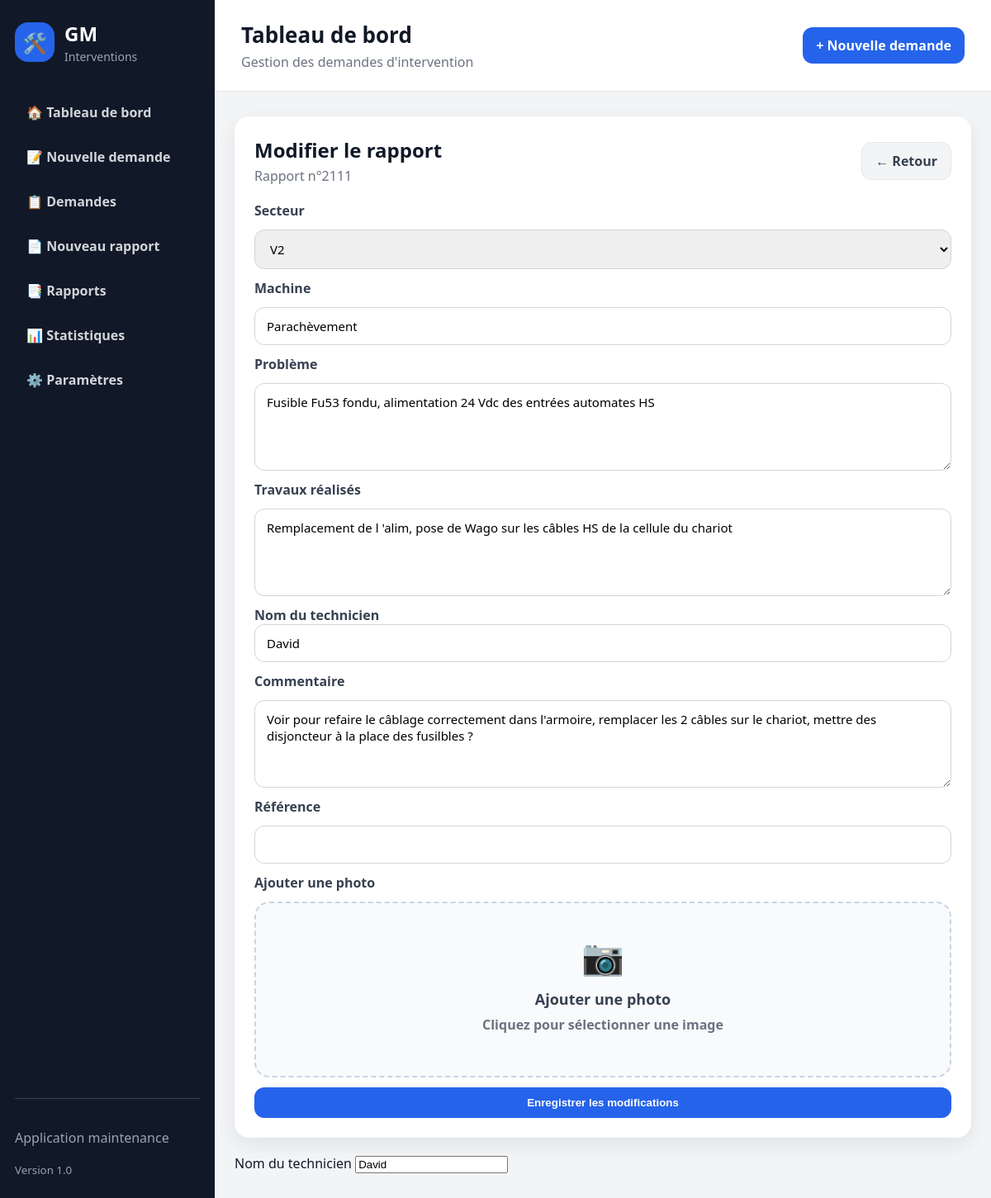
/rapports/2111/modifier, run on the app's committed database.
### tables this page shows
CREATE TABLE rapports_intervention (
            id INTEGER PRIMARY KEY AUTOINCREMENT,
            secteur_id INTEGER,
            machine TEXT,
            probleme TEXT NOT NULL,
            travaux TEXT NOT NULL,
            technicien TEXT NOT NULL,
            commentaire TEXT,
            reference TEXT,
            date_rapport TIMESTAMP DEFAULT CURRENT_TIMESTAMP,
            FOREIGN KEY (secteur_id) REFERENCES secteurs(id)
        );

CREATE TABLE secteurs (
            id INTEGER PRIMARY KEY AUTOINCREMENT,
            nom TEXT NOT NULL UNIQUE
        );

### routes/rapports.py (the view, shortened to what this page needs)
@rapports_bp.route(
    "/rapports/<int:rapport_id>/modifier",
    methods=["GET", "POST"]
)
def modifier_rapport(rapport_id):
    if request.method == "GET":
        with connexion_db() as conn:
            rapport = get_rapport(conn, rapport_id)
            if rapport is None:
                abort(404)
            secteurs = get_all_secteurs(conn)
            techniciens = get_all_techniciens(conn)
        return render_template(
            "rapports/modifier.html",
            rapport=rapport,
            secteurs=secteurs,
            techniciens=techniciens
        )

### database.py (called while the page is built)
def is_postgres():
    return bool(DATABASE_URL)

def get_db_connection():
    if is_postgres():
        return PostgresConnectionAdapter(DATABASE_URL)
    conn = sqlite3.connect(DB_PATH)
    conn.row_factory = sqlite3.Row
    conn.execute("PRAGMA foreign_keys = ON")
    return conn

### routes/rapports.py (called while the page is built)
def get_all_secteurs(conn):
    return conn.execute("""
        SELECT *
        FROM secteurs
        ORDER BY nom
    """).fetchall()

def get_rapport(conn, rapport_id):
    return conn.execute("""
        SELECT *
        FROM rapports_intervention
        WHERE id = ?
    """, (rapport_id,)).fetchone()

def get_all_techniciens(conn):
    rows = conn.execute("""
        SELECT nom
        FROM techniciens
        ORDER BY nom
    """).fetchall()
    return [
        row["nom"]
        for row in rows
    ]

### services/database_service.py (called while the page is built)
@contextmanager
def connexion_db():
    conn = get_db_connection()
    try:
        yield conn
    finally:
        conn.close()

### templates/rapports/modifier.html (shortened to what this page needs)
{% extends "base.html" %}
{% block content %}
<section class="card">
    <div class="section-header">
        <div>
            <h2>Modifier le rapport</h2>
            <p>Rapport n°{{ rapport.id }}</p>
        </div>
        <a href="/rapports/{{ rapport.id }}" class="btn-secondary">← Retour</a>
    </div>
    <form method="POST" enctype="multipart/form-data" class="form">
        <label>Secteur</label>
        <select name="secteur_id" required>
            {% for secteur in secteurs %}
                <option value="{{ secteur.id }}"
                    {% if secteur.id == rapport.secteur_id %}selected{% endif %}>
                    {{ secteur.nom }}
                </option>
            {% endfor %}
        </select>
        <label>Machine</label>
        <input type="text" name="machine" value="{{ rapport.machine }}" required>
        <label>Problème</label>
        <textarea name="probleme" rows="4" required>{{ rapport.probleme }}</textarea>
        <label>Travaux réalisés</label>
        <textarea name="travaux" rows="4" required>{{ rapport.travaux }}</textarea>
        <div class="autocomplete-field">
            <label for="technicien">Nom du technicien</label>
            <input
                type="text"
                id="technicien"
                name="technicien"
                value="{{ rapport.technicien }}"
                placeholder="Rechercher ou saisir un technicien"
                autocomplete="off"
                required
            >
        </div>
        <label>Commentaire</label>
        <textarea name="commentaire" rows="4">{{ rapport.commentaire }}</textarea>
        <label>Référence</label>
        <input type="text" name="reference" value="{{ rapport.reference }}">
        <label>Ajouter une photo</label>
        <label class="upload-box">
            <div class="upload-content">
                <div class="upload-icon">📷</div>
                <strong>Ajouter une photo</strong>
                <p id="file-name">Cliquez pour sélectionner une image</p>
            </div>
        </label>
        <button type="submit" class="btn">Enregistrer les modifications</button>
    </form>
</section>
<div class="autocomplete-field">
    <label for="technicien">Nom du technicien</label>
    <input
        type="text"
        id="technicien"
        name="technicien"
        value="{{ rapport.technicien }}"
        placeholder="Rechercher ou saisir un technicien"
        autocomplete="off"
        required
    >
</div>
{% endblock %}

### templates/base.html (shortened to what this page needs)
<!DOCTYPE html>
<html lang="fr">
<head>
    <link rel="stylesheet" href="{{ url_for('static', filename='css/style.css') }}">
</head>
<body>
    <div class="app-layout">
        <aside class="sidebar">
            <div class="logo">
                <div class="logo-icon">🛠️</div>
                <div>
                    <h1>GM</h1>
                    <p>Interventions</p>
                </div>
            </div>
                <nav class="menu">
                    <a href="/">🏠 Tableau de bord</a>
                    <a href="/demandes/nouvelle">📝 Nouvelle demande</a>
                    <a href="/demandes">📋 Demandes</a>
                    <a href="/rapports/nouveau">📄 Nouveau rapport</a>
                    <a href="/rapports">📑 Rapports</a>
                    <a href="#">📊 Statistiques</a>
                    <a href="/parametres">⚙️ Paramètres</a>
                </nav>
            <div class="sidebar-footer">
                <p>Application maintenance</p>
                <small>Version 1.0</small>
            </div>
        </aside>
        <div class="content-area">
            <header class="topbar">
                <div>
                    <h2>Tableau de bord</h2>
                    <p>Gestion des demandes d'intervention</p>
                </div>
                <a href="/demandes/nouvelle" class="btn">+ Nouvelle demande</a>
            </header>
            <main>
                {% block content %}
                {% endblock %}
            </main>
        </div>
    </div>
</body>
</html>

### static/css/style.css (style rules this page uses)
* { box-sizing: border-box; }
body { margin: 0; font-family: "Segoe UI", Arial, sans-serif; background: #f3f4f6; color: #111827; }
.app-layout { display: flex; min-height: 100vh; }
.sidebar { width: 260px; background: #111827; color: white; padding: 24px 18px; display: flex; flex-direction: column; position: fixed; inset: 0 auto 0 0; }
.logo { display: flex; align-items: center; gap: 12px; margin-bottom: 35px; }
.logo-icon { width: 48px; height: 48px; border-radius: 16px; background: #2563eb; display: flex; align-items: center; justify-content: center; font-size: 24px; }
.logo h1 { margin: 0; font-size: 24px; }
.logo p { margin: 2px 0 0; color: #9ca3af; font-size: 14px; }
.menu { display: flex; flex-direction: column; gap: 8px; }
.menu a { color: #d1d5db; text-decoration: none; padding: 12px 14px; border-radius: 12px; font-weight: 600; }
.sidebar-footer { margin-top: auto; padding-top: 20px; border-top: 1px solid #374151; color: #9ca3af; }
.content-area { margin-left: 260px; width: calc(100% - 260px); }
.topbar { background: white; padding: 24px 32px; border-bottom: 1px solid #e5e7eb; display: flex; justify-content: space-between; align-items: center; }
.topbar h2 { margin: 0; font-size: 26px; }
.topbar p { margin: 4px 0 0; color: #6b7280; }
main { max-width: 1100px; margin: 30px auto; padding: 0 24px; }
.stat-card, .card { background: white; border-radius: 18px; box-shadow: 0 8px 22px rgba(15, 23, 42, 0.08); }
.card { padding: 24px; margin-bottom: 20px; }
.card h2 { margin-top: 0; }
.btn { display: inline-block; background: #2563eb; color: white; padding: 11px 16px; border-radius: 12px; text-decoration: none; font-weight: 700; border: none; cursor: pointer; }
.form { display: flex; flex-direction: column; gap: 12px; }
.form label { font-weight: 700; color: #374151; }
.form input, .form textarea, .form select { width: 100%; padding: 12px 14px; border: 1px solid #d1d5db; border-radius: 12px; font-family: inherit; font-size: 15px; }
.section-header { display: flex; justify-content: space-between; align-items: center; gap: 16px; margin-bottom: 20px; }
.section-header h2 { margin: 0; }
.section-header p { margin: 4px 0 0; color: #6b7280; }
.btn-secondary { display: inline-block; background: #f3f4f6; color: #374151; padding: 11px 16px; border-radius: 12px; text-decoration: none; font-weight: 700; border: 1px solid #e5e7eb; }
.upload-box { display:block; cursor:pointer; }
.upload-content { border:2px dashed #cbd5e1; border-radius:18px; padding:35px; text-align:center; transition:.25s; background:#f8fafc; }
.upload-icon { font-size:42px; margin-bottom:12px; }
.upload-content strong { display:block; font-size:18px; }
.upload-content p { margin-top:8px; color:#6b7280; }
.autocomplete-field { position: relative; }

### data on the page
rapports_intervention: id "2111", secteur_id "V2", machine "Parachèvement", probleme "Fusible Fu53 fondu, alimentation 24 Vdc des entrées automates HS", travaux "Remplacement de l 'alim, pose de Wago sur les câbles HS de la cellule du chariot", technicien "David", commentaire "Voir pour refaire le câblage correctement dans l'armoire, remplacer les 2 câbles sur le chariot, mettre des disjoncteur à la place des fusilbles ?"
